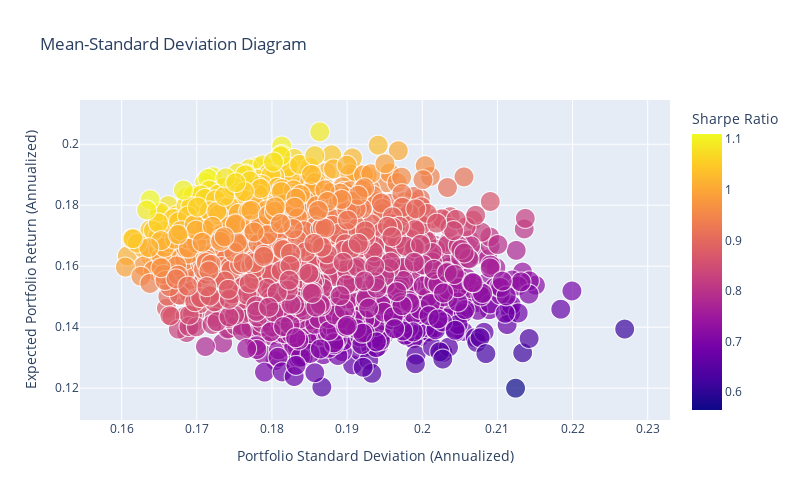

Here is the notebook cell this chart was saved with:
### Code cell
import plotly.express as px

# Create a dataframe with the portfolio returns and standard deviations
df = pd.DataFrame({'Portfolio Returns': port_returns, 'Portfolio Standard Deviations': port_sd})

# Calculate the Sharpe Ratio for each portfolio
df['Sharpe Ratio'] = df['Portfolio Returns'] / df['Portfolio Standard Deviations']

# Plot the trade-off diagram
fig = px.scatter(df, x='Portfolio Standard Deviations', y='Portfolio Returns', color='Sharpe Ratio',
                 labels={'Portfolio Standard Deviations': 'Portfolio Standard Deviation (Annualized)',
                         'Portfolio Returns': 'Expected Portfolio Return (Annualized)',
                         'Sharpe Ratio': 'Sharpe Ratio'},
                 hover_data=['Sharpe Ratio'], size=[1]*len(df),
                 title='Mean-Standard Deviation Diagram',
                 width=800, height=500)

fig.show()

### Figure 1 — Plotly figure (JSON) as saved in the notebook; plotly's stock layout.template omitted (floating-point values rounded to 4 significant figures; data arrays with more than 128 entries replaced by an {"elided": "..."} marker saying what was removed)
{"data": [{"customdata": {"elided": "5000x1 float values"}, "hovertemplate": "Portfolio Standard Deviation (Annualized)=%{x}<br>Expected Portfolio Return (Annualized)=%{y}<br>size=%{marker.size}<br>Sharpe Ratio=%{marker.color}<extra></extra>", "legendgroup": "", "marker": {"color": {"elided": "5000 float values"}, "coloraxis": "coloraxis", "size": {"elided": "5000 int values"}, "sizemode": "area", "sizeref": 0.0025, "symbol": "circle"}, "mode": "markers", "name": "", "showlegend": false, "type": "scattergl", "x": {"elided": "5000 float values"}, "xaxis": "x", "y": {"elided": "5000 float values"}, "yaxis": "y"}], "layout": {"coloraxis": {"colorbar": {"title": {"text": "Sharpe Ratio"}}, "colorscale": [[0, "#0d0887"], [0.1111, "#46039f"], [0.2222, "#7201a8"], [0.3333, "#9c179e"], [0.4444, "#bd3786"], [0.5556, "#d8576b"], [0.6667, "#ed7953"], [0.7778, "#fb9f3a"], [0.8889, "#fdca26"], [1, "#f0f921"]]}, "height": 500, "legend": {"itemsizing": "constant", "tracegroupgap": 0}, "title": {"text": "Mean-Standard Deviation Diagram"}, "width": 800, "xaxis": {"anchor": "y", "domain": [0, 1], "title": {"text": "Portfolio Standard Deviation (Annualized)"}}, "yaxis": {"anchor": "x", "domain": [0, 1], "title": {"text": "Expected Portfolio Return (Annualized)"}}}}
